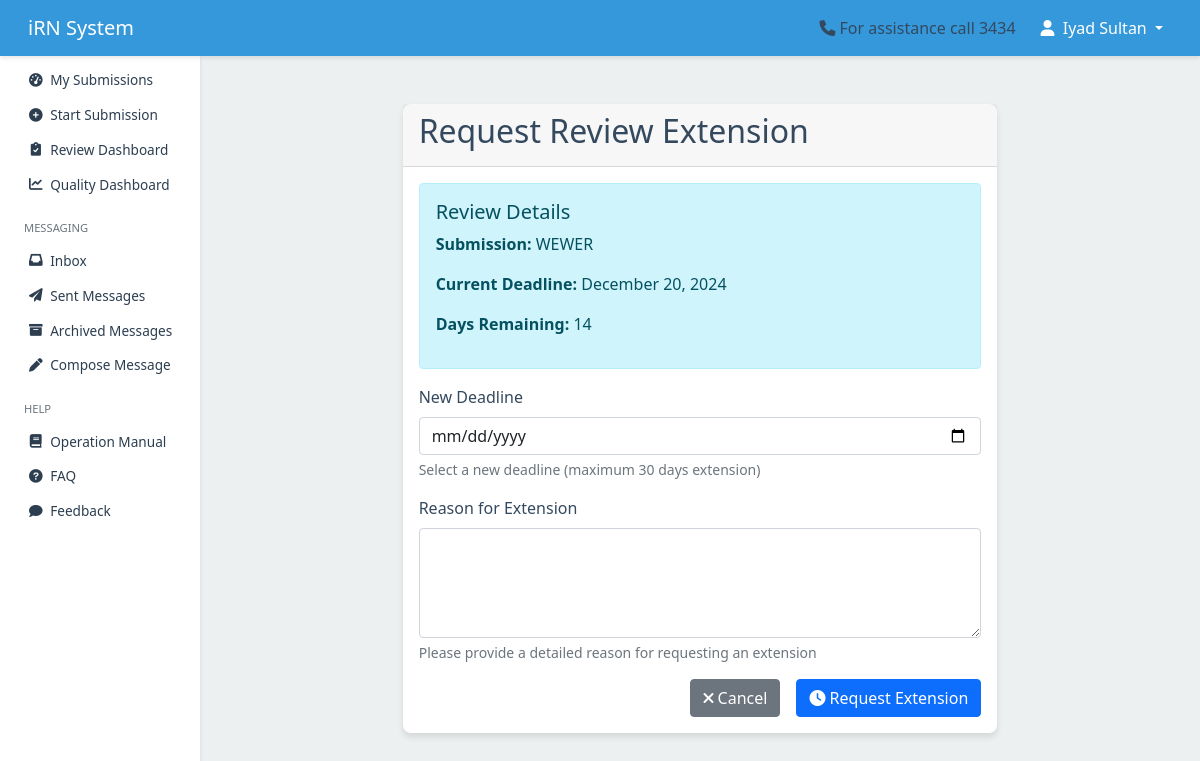
The app's page /review/review/72/extension/ (signed in) with its own data.
### review/models.py (models this page shows, shortened)
class ReviewRequest(models.Model):
    submission = models.ForeignKey(Submission, on_delete=models.CASCADE,  related_name='review_requests' )
    submission_version = models.PositiveIntegerField(
        help_text="Version number of the submission being reviewed"
    )
    requested_by = models.ForeignKey(
        User,
        on_delete=models.CASCADE,
        related_name='review_requests_created'
    )
    requested_to = models.ForeignKey(
        User,
        on_delete=models.CASCADE,
        related_name='review_requests_received'
    )
    message = models.TextField(blank=True)
    deadline = models.DateField()
    status = models.CharField(
        max_length=50,
        choices=get_status_choices,
        default='pending'
    )
    selected_forms = models.ManyToManyField(DynamicForm)
    conflict_of_interest_declared = models.BooleanField(null=True)
    conflict_of_interest_details = models.TextField(blank=True)
    created_at = models.DateTimeField(auto_now_add=True)
    updated_at = models.DateTimeField(auto_now=True)
    is_active = models.BooleanField(default=True)
    order = models.PositiveIntegerField(default=1)
    extension_requested = models.BooleanField(default=False)
    proposed_deadline = models.DateField(null=True, blank=True)
    extension_reason = models.TextField(null=True, blank=True)
    parent_request = models.ForeignKey(
        'self',
        on_delete=models.SET_NULL,
        null=True,
        blank=True,
        related_name='child_requests'
    )
    forwarding_chain = models.JSONField(
        default=list,
        help_text="List of users who forwarded this request"
    )
    can_forward = models.BooleanField(
        default=False,
        help_text="Whether this reviewer can forward to others"
    )
    @property
    def days_until_deadline(self):
        return (self.deadline - timezone.now().date()).days

### submission/models.py (models this page shows, shortened)
class Submission(models.Model):
    temporary_id = models.AutoField(primary_key=True)
    khcc_number = models.CharField(max_length=20, blank=True, null=True, unique=True)
    title = models.CharField(max_length=255)
    primary_investigator = models.ForeignKey(
        User, related_name='primary_investigations', on_delete=models.CASCADE
    )
    study_type = models.ForeignKey(StudyType, on_delete=models.SET_NULL, null=True)
    status = models.CharField(
        max_length=50,
        choices=get_submission_status_choices,
        default='draft'
    )
    date_created = models.DateTimeField(auto_now_add=True)
    last_modified = models.DateTimeField(auto_now=True)
    date_submitted = models.DateTimeField(blank=True, null=True)
    version = models.PositiveIntegerField(default=1)
    is_locked = models.BooleanField(default=False)
    is_archived = models.BooleanField(default=False)
    archived_at = models.DateTimeField(null=True, blank=True)
    show_in_irb = models.BooleanField(default=False, help_text="Toggle visibility for IRB members")
    show_in_rc = models.BooleanField(default=False, help_text="Toggle visibility for RC members")
    submitted_by = models.ForeignKey(
        User,
        related_name='submitted_submissions',
        on_delete=models.SET_NULL,
        null=True,
        blank=True,
        help_text="User who submitted the submission"
    )

### review/views.py (the view, shortened to what this page needs)
class RequestExtensionView(LoginRequiredMixin, FormView):
    template_name = 'review/request_extension.html'
    def get_review_request(self, review_request_id, user):
        review_request = get_object_or_404(ReviewRequest, pk=review_request_id)
        if user != review_request.requested_to or review_request.status not in ['pending', 'overdue', 'extended']:
            messages.error(self.request, "You don't have permission to request an extension for this review.")
            return None
        return review_request
    def dispatch(self, request, *args, **kwargs):
        self.review_request = self.get_review_request(kwargs['review_request_id'], request.user)
        if not self.review_request:
            return redirect('review:review_dashboard')
        return super().dispatch(request, *args, **kwargs)
    def get(self, request, *args, **kwargs):
        return render(request, self.template_name, {'review_request': self.review_request})

### review/templates/review/request_extension.html (shortened to what this page needs)
{% extends 'users/base.html' %}
{% load crispy_forms_tags %}
{% block content %}
<div class="container mt-4">
    <div class="row">
        <div class="col-md-8 offset-md-2">
            <div class="card">
                <div class="card-header">
                    <h2>Request Review Extension</h2>
                </div>
                <div class="card-body">
                    <div class="alert alert-info">
                        <h5>Review Details</h5>
                        <p><strong>Submission:</strong> {{ review_request.submission.title }}</p>
                        <p><strong>Current Deadline:</strong> {{ review_request.deadline|date:"F d, Y" }}</p>
                        <p><strong>Days Remaining:</strong> {{ review_request.days_until_deadline }}</p>
                    </div>
                    <form method="post" novalidate>
                        <div class="mb-3">
                            <label for="new_deadline" class="form-label">New Deadline</label>
                            <input type="date"
                                   class="form-control"
                                   id="new_deadline"
                                   name="new_deadline"
                                   min="{{ min_date }}"
                                   max="{{ max_date }}"
                                   required>
                            <div class="form-text">Select a new deadline (maximum 30 days extension)</div>
                        </div>
                        <div class="mb-3">
                            <label for="reason" class="form-label">Reason for Extension</label>
                            <textarea class="form-control"
                                      id="reason"
                                      name="reason"
                                      rows="4"
                                      required></textarea>
                            <div class="form-text">Please provide a detailed reason for requesting an extension</div>
                        </div>
                        <div class="d-grid gap-2 d-md-flex justify-content-md-end">
                            <a href="{% url 'review:review_dashboard' %}"
                               class="btn btn-secondary me-md-2">
                                <i class="fas fa-times"></i> Cancel
                            </a>
                            <button type="submit" class="btn btn-primary">
                                <i class="fas fa-clock"></i> Request Extension
                            </button>
                        </div>
                    </form>
                </div>
            </div>
        </div>
    </div>
</div>
{% endblock %}

### users/templates/users/base.html (shortened to what this page needs)
{% load static %}
<!DOCTYPE html>
<html lang="en">
<head>
    {% load static %}
    <link href="https://cdn.jsdelivr.net/npm/bootstrap@5.1.3/dist/css/bootstrap.min.css" rel="stylesheet">
    <link href="https://cdnjs.cloudflare.com/ajax/libs/font-awesome/6.0.0-beta3/css/all.min.css" rel="stylesheet">
    <link href="https://cdn.jsdelivr.net/npm/select2@4.1.0-rc.0/dist/css/select2.min.css" rel="stylesheet">
    <link href="https://cdn.jsdelivr.net/npm/select2-bootstrap-5-theme@1.3.0/dist/select2-bootstrap-5-theme.min.css" rel="stylesheet">
</head>
<body>
    <nav class="navbar navbar-expand-lg navbar-dark">
        <div class="container-fluid">
            <a class="navbar-brand" href="/">iRN System</a>
            <div class="collapse navbar-collapse justify-content-end" id="navbarNav">
                <span class="me-3"><i class="fas fa-phone me-1"></i>For assistance call 3434</span>
                {% if user.is_authenticated %}
                    <ul class="navbar-nav">
                        <li class="nav-item dropdown">
                            <button class="nav-link dropdown-toggle btn btn-link"
                                    id="userDropdown"
                                    data-bs-toggle="dropdown"
                                    aria-expanded="false">
                                <i class="fas fa-user me-1"></i>
                                {{ user.get_full_name|default:user.username }}
                            </button>
                        </li>
                    </ul>
                {% endif %}
            </div>
        </div>
    </nav>
    <div class="container-fluid">
        <div class="row">
            <nav class="sidebar" id="sidebar">
                <div class="position-sticky">
                    <ul class="nav flex-column">
                        <li class="nav-item">
                            <a class="nav-link {% if request.resolver_match.url_name == 'dashboard' %}active{% endif %}"
                               href="{% url 'submission:dashboard' %}">
                                <i class="fas fa-tachometer-alt"></i>
                                <span>My Submissions</span>
                            </a>
                        </li>
                        <li class="nav-item">
                            <a class="nav-link {% if request.resolver_match.url_name == 'start_submission' %}active{% endif %}"
                               href="{% url 'submission:start_submission' %}">
                                <i class="fas fa-plus-circle"></i>
                                <span>Start Submission</span>
                            </a>
                        </li>
                        <li class="nav-item">
                            {% if request.user.groups.all|dictsort:"name"|join:"," in "IRB,OSAR,RC" %}
                            <a class="nav-link {% if request.resolver_match.url_name == 'review_dashboard' %}active{% endif %}"
                               href="{% url 'review:review_dashboard' %}">
                                <i class="fas fa-clipboard-check"></i>
                                <span>Review Dashboard</span>
                            </a>
                            {% endif %}
                        </li>
                        <li class="nav-item">
                            <a href="{% url 'review:quality_dashboard' %}" class="nav-link">
                                <i class="fas fa-chart-line"></i> Quality Dashboard
                            </a>
                        </li>
                        <li class="nav-item mt-3">
                            <div class="sidebar-heading px-3 py-2 text-muted small text-uppercase">
                                Messaging
                            </div>
                        </li>
                        <li class="nav-item">
                            <a class="nav-link {% if request.resolver_match.url_name == 'inbox' %}active{% endif %}"
                               href="{% url 'messaging:inbox' %}">
                                <i class="fas fa-inbox"></i>
                                <span>Inbox</span>
                            </a>
                        </li>
                        <li class="nav-item">
                            <a class="nav-link {% if request.resolver_match.url_name == 'sent_messages' %}active{% endif %}"
                               href="{% url 'messaging:sent_messages' %}">
                                <i class="fas fa-paper-plane"></i>
                                <span>Sent Messages</span>
                            </a>
                        </li>
                        <li class="nav-item">
                            <a class="nav-link {% if request.resolver_match.url_name == 'archived_messages' %}active{% endif %}"
                               href="{% url 'messaging:archived_messages' %}">
                                <i class="fas fa-archive"></i>
                                <span>Archived Messages</span>
                            </a>
                        </li>
                        <li class="nav-item">
                            <a class="nav-link {% if request.resolver_match.url_name == 'compose_message' %}active{% endif %}"
                               href="{% url 'messaging:compose_message' %}">
                                <i class="fas fa-pen"></i>
                                <span>Compose Message</span>
                            </a>
                        </li>
                        <li class="nav-item mt-3">
                            <div class="sidebar-heading px-3 py-2 text-muted small text-uppercase">
                                Help
                            </div>
                        </li>
                        <li class="nav-item">
                            <a class="nav-link" href="{% url 'users:operation_manual' %}" target="_blank">
                                <i class="fas fa-book"></i>
                                <span>Operation Manual</span>
                            </a>
                        </li>
                        <li class="nav-item">
                            <a class="nav-link" href="{% url 'users:faq' %}">
                                <i class="fas fa-question-circle"></i>
                                <span>FAQ</span>
                            </a>
                        </li>
                        <li class="nav-item">
                            <a class="nav-link" href="{% url 'feedback:submit_feedback' %}">
                                <i class="fas fa-comment"></i>
                                <span>Feedback</span>
                            </a>
                        </li>
                    </ul>
                </div>
            </nav>
            <main class="main-content">
                {% block content %}{% endblock %}
            </main>
        </div>
    </div>
</body>
</html>

### users/templates/users/base.html (style rules this page uses)
:root { --primary-color: #3498db; --secondary-color: #2c3e50; --background-color: #ecf0f1; --text-color: #34495e; --sidebar-width: 200px; --navbar-height: 56px; --shadow-sm: 0 2px 4px rgba(0,0,0,.1); --shadow-md: 0 4px 6px rgba(0,0,0,.1); --transition-default: all 0.3s ease; }
body { font-family: 'Segoe UI', Tahoma, Geneva, Verdana, sans-serif; background-color: var(--background-color); color: var(--text-color); min-height: 100vh; padding-top: var(--navbar-height); }
.navbar { background-color: var(--primary-color); box-shadow: var(--shadow-sm); height: var(--navbar-height); padding: 0 1rem; z-index: 1030; position: fixed; top: 0; right: 0; left: 0; }
.navbar-brand, .navbar-nav .nav-link { color: white !important; }
.sidebar { position: fixed; top: var(--navbar-height); left: 0; width: var(--sidebar-width); height: calc(100vh - var(--navbar-height)); background-color: white; box-shadow: var(--shadow-sm); padding-top: 0.5rem; z-index: 1020; overflow-y: auto; }
.sidebar .nav-link { color: var(--secondary-color); padding: 0.4rem 0.75rem; border-left: 3px solid transparent; transition: var(--transition-default); display: flex; align-items: center; gap: 0.35rem; font-size: 0.85rem; margin-bottom: 0.1rem; }
.sidebar .nav-link i { width: 1.1rem; text-align: center; }
.sidebar-heading { padding: 0.3rem 0.75rem !important; margin-bottom: 0.2rem !important; font-size: 0.7rem !important; }
.sidebar .nav-item.mt-3 { margin-top: 0.75rem !important; }
.main-content { margin-left: var(--sidebar-width); padding: 1.5rem; min-height: calc(100vh - var(--navbar-height)); width: calc(100% - var(--sidebar-width)); }
.card { box-shadow: var(--shadow-md); border: none; border-radius: 0.5rem; }

### records on screen
ReviewRequest: submission "WEWER", deadline "December 20, 2024", days_until_deadline "14"

### other values on screen
{{ user.get_full_name|default:user.username }} "Iyad Sultan"
